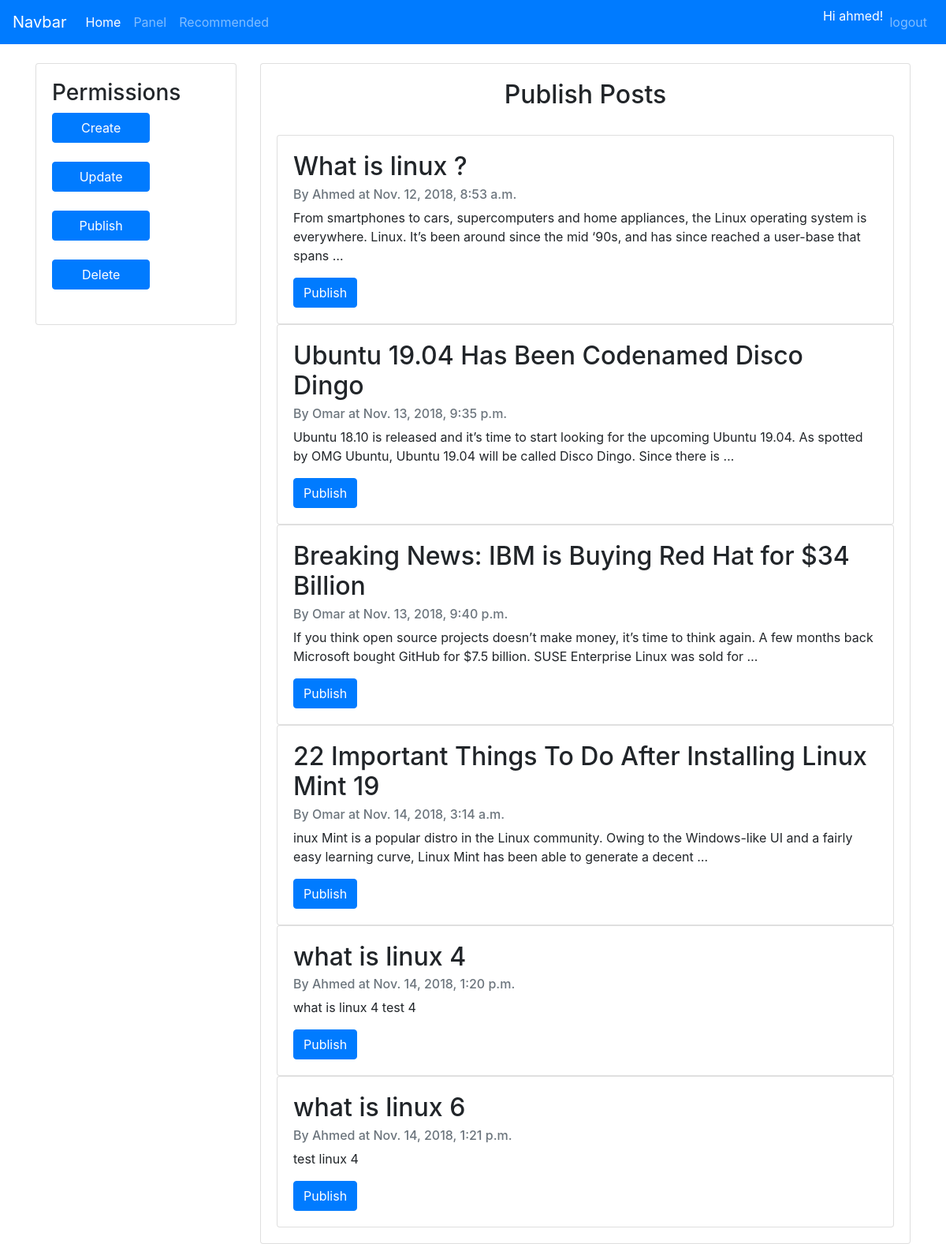
Page /panel/publish/ (signed in) on the committed database.
### blog/models.py (models this page shows, shortened)
class Permission(models.Model):
    permi_type = models.CharField(max_length=50,unique=True)
    def __str__(self):
        return self.permi_type

class Post(models.Model):
    BOOL_CHOICES = ((True, 'Yes'), (False, 'No'))
    author = models.CharField(max_length=255)
    title = models.CharField(max_length=255)
    body = models.TextField()
    created_at = models.DateTimeField(default=datetime.now)
    published = models.BooleanField(choices=BOOL_CHOICES, default=False)
    recommended = models.BooleanField(choices=BOOL_CHOICES, default=False)

### blog/views.py (the view)
# urls.py: path('panel/publish/', views.publish, name='publish page'),
def publish(request):
    posts = Post.objects.filter(published=False)
    if request.session.get('member_id') :
        m_id = request.session.get('member_id')
        us = User.objects.get(id=m_id)
        permis = us.permission.all()
        if us.permission.filter(permi_type='Delete'):
            posts = Post.objects.all()
            context = {'permis': permis, 'posts': posts}
        else:
            context = {'permis': permis}
        return render(request, 'publish.html', context)
    else:
        return HttpResponseRedirect('panel/')

### blog/templates/publish.html
{% extends 'base_panel.html' %}
{% load crispy_forms_tags %}
{% block content %}
    <center><h2>Publish Posts</h2></center>
    <br>
    {% if posts %}
        {% for post in posts %}
            <div class="card" >
              <div class="card-body">
                <h2 class="card-title">{{post.title}}</h2>
                <h6 class="card-subtitle mb-2 text-muted">By {{post.author}} at {{post.created_at}}</h6>
                <p class="card-text">{{post.body|truncatewords:30}}</p>
                <a href="/panel/publish/{{post.id}}" class="btn btn-primary">Publish</a>
              </div>
            </div>
        {% endfor %}
    {% else %}
        <p>You don't have Permission to view the unpublished posts</p>
    {% endif %}
{% endblock %}

### blog/templates/base_panel.html
{%include "base.html" %}
{% load crispy_forms_tags %}
    <div class="container">
<div class="row">
    <div class="col-3" >
        <br>
        <div class="card" >
        <div class="card-body">
            <h3>Permissions</h3>
            {% for perm in permis %}
                <a class="btn btn-primary col-7" href="/panel/{{perm|lower}}">{{perm}}</a>
                <br><br>
            {% endfor %}
        </div>
        </div>
    </div>
    <div class="col">
        <br>
        <div class="card" >
        <div class="card-body">
            {% block content %}
            {% endblock %}
        </div>
        </div>
    </div>
  </div>
    </div>

### blog/templates/base.html (shortened to what this page needs)
{% load crispy_forms_tags %}
<!doctype html>
<html lang="en">
  <head>
    <link rel="stylesheet" href="https://stackpath.bootstrapcdn.com/bootstrap/4.1.3/css/bootstrap.min.css">
  </head>
  <body>
  <nav class="navbar navbar-expand-lg navbar-dark bg-primary">
    <a class="navbar-brand" href="#">Navbar</a>
    <div class="collapse navbar-collapse" id="collapsingNavbar">
      <ul class="navbar-nav">
        <li class="nav-item active">
          <a class="nav-link" href="{% url 'Login Page' %}">Home <span class="sr-only">(current)</span></a>
        </li>
        {% if request.session.member_id %}
        <li class="nav-item">
          <a class="nav-link" href="{% url 'Panel' %}">Panel</a>
        </li>
        <li class="nav-item">
          <a class="nav-link" href="/recommended">Recommended</a>
        </li>
        {% endif %}
      </ul>
      <ul class="navbar-nav ml-auto">
        <li class="nav-item">
        {% if not request.session.member_id %}
<!--
            <form class="form-inline my-2 my-lg-0" method="post" action="{% url 'login' %}">
                <input class="form-control mr-sm-2" type="search" placeholder="Name" aria-label="Search">
                <input class="form-control mr-sm-2" type="search" placeholder="Password" aria-label="Search">
                <button id="login_button" class="btn btn-primary" type="submit">Login</button>
            </form>
-->
              <form method="post" action="{% url 'login' %}" class="form-inline my-2 my-lg-0" >
                {% csrf_token %}
                {{ login_form|crispy }}
                <input type="submit" value="log in" name="Login" size="25" class="btn btn-info"/>
              </form>
        {% else %}
            <div class="text-white d-inline-flex">
                Hi {{ request.session.member_name }}!
                <a class="nav-link" href="{% url 'logout' %}">logout</a>
            </div>
        {% endif %}
        </li>
      </ul>
    </div>
  </nav>
  </body>
</html>

### rows in the picture
Permission: permi_type "Create"
Permission: permi_type "Update"
Permission: permi_type "Publish"
Permission: permi_type "Delete"
Post: title "What is linux ?", author "Ahmed", created_at "Nov. 12, 2018, 8:53 a.m.", body "From smartphones to cars, supercomputers and home appliances, the Linux operating system is everywhere. Linux. It’s been around since the mid ‘90s, and has since reached a user-base that spans …"
Post: title "Ubuntu 19.04 Has Been Codenamed Disco Dingo", author "Omar", created_at "Nov. 13, 2018, 9:35 p.m.", body "Ubuntu 18.10 is released and it’s time to start looking for the upcoming Ubuntu 19.04. As spotted by OMG Ubuntu, Ubuntu 19.04 will be called Disco Dingo. Since there is …"
Post: title "Breaking News: IBM is Buying Red Hat for $34 Billion", author "Omar", created_at "Nov. 13, 2018, 9:40 p.m.", body "If you think open source projects doesn’t make money, it’s time to think again. A few months back Microsoft bought GitHub for $7.5 billion. SUSE Enterprise Linux was sold for …"
Post: title "22 Important Things To Do After Installing Linux Mint 19", author "Omar", created_at "Nov. 14, 2018, 3:14 a.m.", body "inux Mint is a popular distro in the Linux community. Owing to the Windows-like UI and a fairly easy learning curve, Linux Mint has been able to generate a decent …"
Post: title "what is linux 4", author "Ahmed", created_at "Nov. 14, 2018, 1:20 p.m.", body "what is linux 4 test 4"
Post: title "what is linux 6", author "Ahmed", created_at "Nov. 14, 2018, 1:21 p.m.", body "test linux 4"

### other values in the picture
{{ request.session.member_name }} "ahmed"
